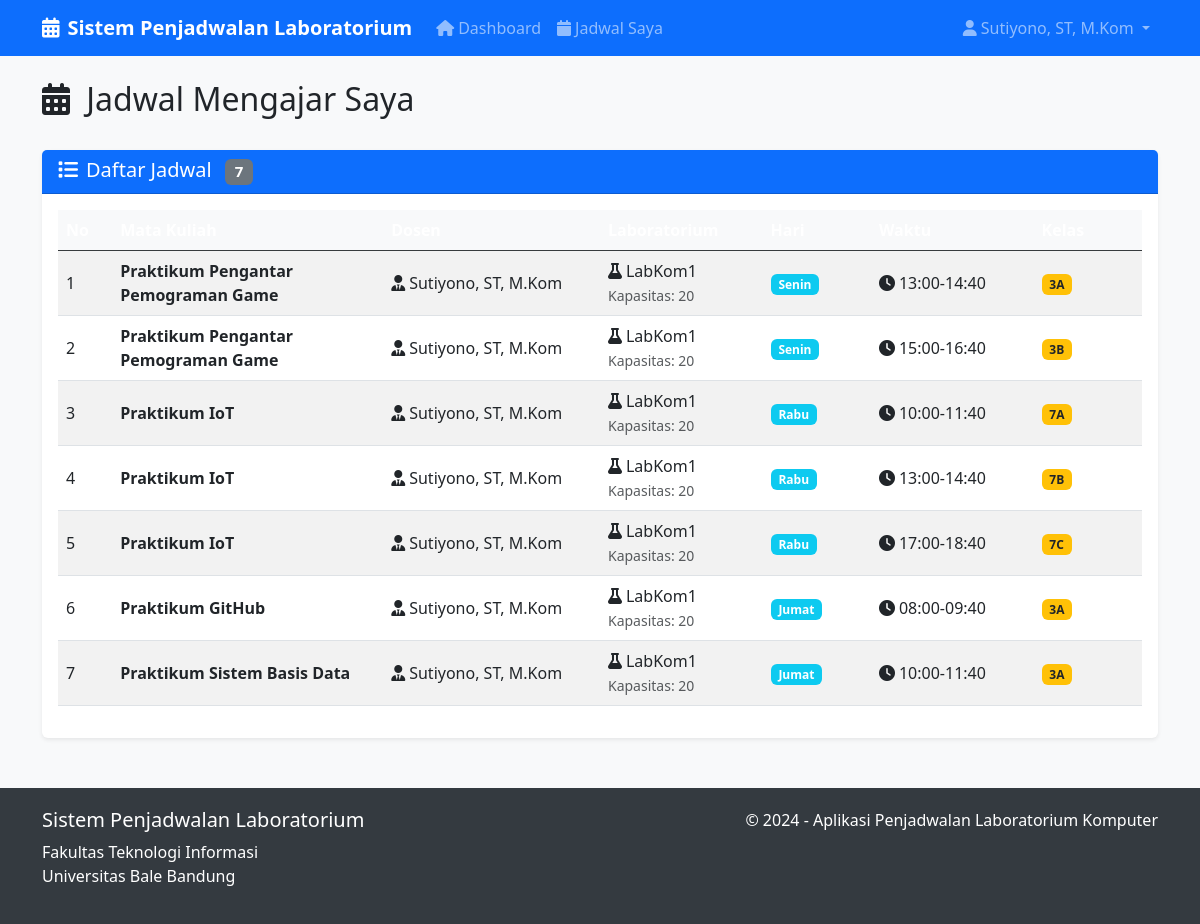
The page /schedules?lab_id=1 (signed in) on the database as committed earlier.
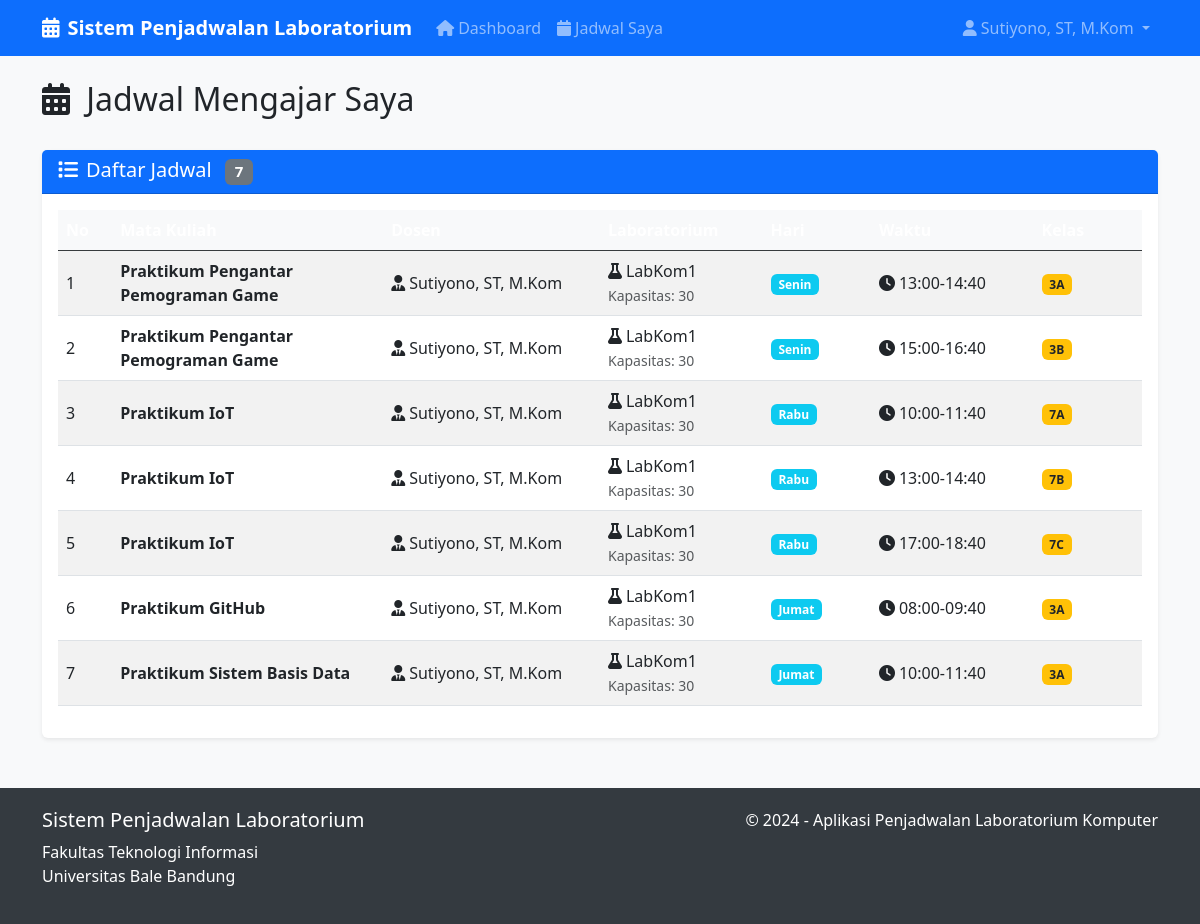
The same page on the database as committed later.
### app.py (models this page shows)
class User(db.Model):
    id = db.Column(db.Integer, primary_key=True)
    username = db.Column(db.String(80), unique=True, nullable=False)
    password = db.Column(db.String(120), nullable=False)
    role = db.Column(db.String(20), nullable=False)  # admin, staff, lecturer
    full_name = db.Column(db.String(100), nullable=False)
    schedules = db.relationship('Schedule', backref='lecturer', lazy=True)

class Schedule(db.Model):
    id = db.Column(db.Integer, primary_key=True)
    course_id = db.Column(db.Integer, db.ForeignKey('course.id'), nullable=False)
    lecturer_id = db.Column(db.Integer, db.ForeignKey('user.id'), nullable=False)
    lab_id = db.Column(db.Integer, db.ForeignKey('lab.id'), nullable=False)
    day = db.Column(db.String(10), nullable=False)  # Senin, Selasa, etc.
    time_slot = db.Column(db.String(20), nullable=False)  # 08:00-10:00, etc.
    class_name = db.Column(db.String(5), nullable=False)  # A, B, C
    created_at = db.Column(db.DateTime, default=datetime.utcnow)

class Course(db.Model):
    id = db.Column(db.Integer, primary_key=True)
    code = db.Column(db.String(20), unique=True, nullable=False)
    course_name = db.Column(db.String(100), nullable=False)
    semester = db.Column(db.Integer, nullable=False)  # 1-8
    sks = db.Column(db.Integer, nullable=False)  # 1-4
    schedules = db.relationship('Schedule', backref='course', lazy=True)

class Lab(db.Model):
    id = db.Column(db.Integer, primary_key=True)
    lab_name = db.Column(db.String(50), nullable=False)
    capacity = db.Column(db.Integer, nullable=False)
    schedules = db.relationship('Schedule', backref='laboratory', lazy=True)

### app.py (the view)
@app.route('/schedules')
def schedules():
    if 'user_id' not in session:
        return redirect(url_for('login'))
    user = User.query.get(session['user_id'])
    query = Schedule.query
    if user.role == 'lecturer':
        query = query.filter_by(lecturer_id=user.id)
    lab_id = request.args.get('lab_id')
    day = request.args.get('day')
    semester = request.args.get('semester')
    class_name = request.args.get('class_name')
    if lab_id:
        query = query.filter_by(lab_id=lab_id)
    if day:
        query = query.filter_by(day=day)
    if class_name:
        query = query.filter_by(class_name=class_name)
    if semester:
        query = query.join(Course).filter(Course.semester == semester)
    schedules = query.all()
    return render_template('schedules.html', schedules=schedules, user=user, labs=Lab.query.all())

### templates/schedules.html (shortened to what this page needs)
{% extends "base.html" %}
{% block content %}
<div class="row">
    <div class="col-12">
        <div class="d-flex justify-content-between align-items-center mb-4">
            <h2>
                <i class="fas fa-calendar-alt me-2"></i>
                {% if user.role == 'lecturer' %}Jadwal Mengajar Saya{% else %}Manajemen Jadwal{% endif %}
            </h2>
        </div>
    </div>
</div>
<div class="row">
    <div class="col-12">
        <div class="card">
            <div class="card-header">
                <h5 class="mb-0">
                    <i class="fas fa-list me-2"></i>Daftar Jadwal
                    {% if schedules %}
                    <span class="badge bg-secondary ms-2">{{ schedules|length }}</span>
                    {% endif %}
                </h5>
            </div>
            <div class="card-body">
                {% if schedules %}
                <div class="table-responsive">
                    <table class="table table-striped table-hover align-middle">
                        <thead class="table-dark">
                            <tr>
                                <th style="width: 5%">No</th>
                                <th style="width: 25%">Mata Kuliah</th>
                                <th style="width: 20%">Dosen</th>
                                <th style="width: 15%">Laboratorium</th>
                                <th style="width: 10%">Hari</th>
                                <th style="width: 15%">Waktu</th>
                                <th style="width: 10%">Kelas</th>
                            </tr>
                        </thead>
                        <tbody>
                            {% for schedule in schedules %}
                            <tr>
                                <td>{{ loop.index }}</td>
                                <td>
                                    <strong>{{ schedule.course.course_name }}</strong>
                                </td>
                                <td>
                                    <i class="fas fa-user-tie me-1"></i>{{ schedule.lecturer.full_name }}
                                </td>
                                <td>
                                    <i class="fas fa-flask me-1"></i>{{ schedule.laboratory.lab_name }}
                                    <br><small class="text-muted">Kapasitas: {{ schedule.laboratory.capacity }}</small>
                                </td>
                                <td>
                                    <span class="badge bg-info">{{ schedule.day }}</span>
                                </td>
                                <td>
                                    <i class="fas fa-clock me-1"></i>{{ schedule.time_slot }}
                                </td>
                                <td>
                                    <span class="badge bg-warning text-dark">{{ schedule.course.semester }}{{
                                        schedule.class_name }}</span>
                                </td>
                            </tr>
                            {% endfor %}
                        </tbody>
                    </table>
                </div>
                {% endif %}
            </div>
        </div>
    </div>
</div>
{% endblock %}

### templates/base.html (shortened to what this page needs)
<!DOCTYPE html>
<html lang="id">
<head>
    <link href="https://cdn.jsdelivr.net/npm/bootstrap@5.3.0/dist/css/bootstrap.min.css" rel="stylesheet">
    <link href="https://cdnjs.cloudflare.com/ajax/libs/font-awesome/6.0.0/css/all.min.css" rel="stylesheet">
</head>
<body>
    <nav class="navbar navbar-expand-lg navbar-dark bg-primary">
        <div class="container">
            <a class="navbar-brand" href="{{ url_for('dashboard') }}">
                <i class="fas fa-calendar-alt me-2"></i>Sistem Penjadwalan Laboratorium
            </a>
            {% if session.user_id %}
            <div class="collapse navbar-collapse" id="navbarNav">
                <ul class="navbar-nav me-auto">
                    <li class="nav-item">
                        <a class="nav-link" href="{{ url_for('dashboard') }}">
                            <i class="fas fa-home me-1"></i>Dashboard
                        </a>
                    </li>
                    {% if session.role == 'lecturer' %}
                    <li class="nav-item">
                        <a class="nav-link" href="{{ url_for('schedules') }}">
                            <i class="fas fa-calendar me-1"></i>Jadwal Saya
                        </a>
                    </li>
                    {% endif %}
                </ul>
                <ul class="navbar-nav">
                    <li class="nav-item dropdown">
                        <a class="nav-link dropdown-toggle" href="#" role="button" data-bs-toggle="dropdown">
                            <i class="fas fa-user me-1"></i>{{ session.full_name }}
                        </a>
                    </li>
                </ul>
            </div>
            {% endif %}
        </div>
    </nav>
    <div class="container mt-4">
        {% block content %}{% endblock %}
    </div>
    <footer class="footer">
        <div class="container">
            <div class="row">
                <div class="col-md-6">
                    <h5>Sistem Penjadwalan Laboratorium</h5>
                    <p>Fakultas Teknologi Informasi<br>Universitas Bale Bandung</p>
                </div>
                <div class="col-md-6 text-md-end">
                    <p>&copy; 2024 - Aplikasi Penjadwalan Laboratorium Komputer</p>
                </div>
            </div>
        </div>
    </footer>
</body>
</html>

### templates/base.html (style rules this page uses)
body { background-color: #f8f9fa; }
.navbar-brand { font-weight: bold; }
.card { box-shadow: 0 0.125rem 0.25rem rgba(0, 0, 0, 0.075); border: none; }
.card-header { background-color: #0d6efd; color: white; font-weight: 600; }
.table th { background-color: #f8f9fa; border-top: none; }
.footer { background-color: #343a40; color: white; padding: 20px 0; margin-top: 50px; }

Rows that differ between the two databases and show on the page:
changed Schedule (number 1 of 7 on the later page): laboratory.capacity "20" → "30"
changed Schedule (number 2 of 7 on the later page): laboratory.capacity "20" → "30"
changed Schedule (number 3 of 7 on the later page): laboratory.capacity "20" → "30"
changed Schedule (number 4 of 7 on the later page): laboratory.capacity "20" → "30"
changed Schedule (number 5 of 7 on the later page): laboratory.capacity "20" → "30"
changed Schedule "Praktikum GitHub": laboratory.capacity "20" → "30"
changed Schedule "Praktikum Sistem Basis Data": laboratory.capacity "20" → "30"
